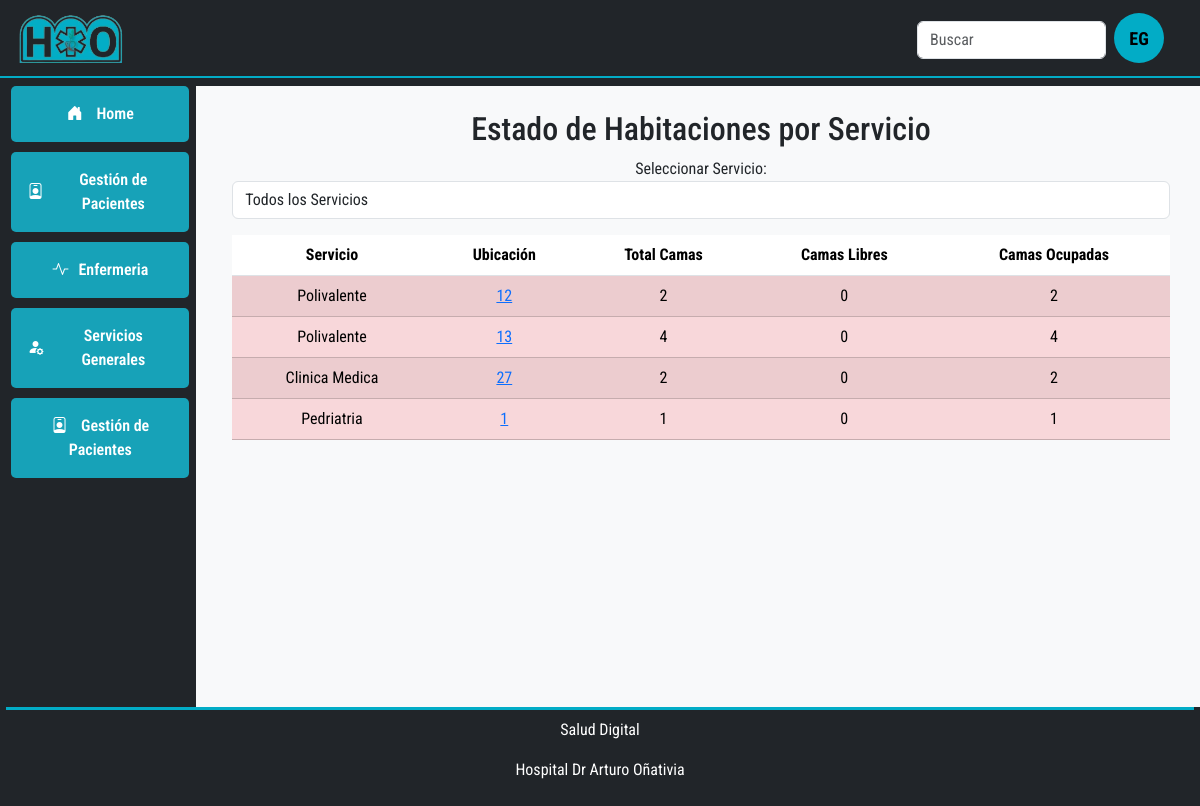
The page /habitaciones-por-servicio/ on the database its author committed.
### gestioncamas/models.py (models this page shows, shortened)
class Servicio(models.Model):
    nombre = models.CharField(max_length=100)
    descripcion = models.TextField()
    color_identificativo = models.CharField(max_length=7)
    orden_visualizacion = models.IntegerField()
    capacidad_total = models.IntegerField()
    nivel_alerta_ocupacion = models.IntegerField()
    activo = models.BooleanField(default=True)
    created_at = models.DateTimeField(auto_now_add=True)
    updated_at = models.DateTimeField(auto_now=True)

class Ubicacion(models.Model):
    TIPO_CHOICES = [("HABITACION", "Habitación"), ("AREA", "Área")]
    servicio = models.ForeignKey(Servicio, on_delete=models.CASCADE)
    nombre = models.CharField(max_length=100)
    tipo = models.CharField(choices=TIPO_CHOICES, max_length=10)
    capacidad = models.IntegerField()
    notas = models.TextField(blank=True)
    activo = models.BooleanField(default=True)
    created_at = models.DateTimeField(auto_now_add=True)
    updated_at = models.DateTimeField(auto_now=True)

### gestioncamas/views.py (the view)
def habitaciones_por_servicio(request):
    servicios = Servicio.objects.all()
    data = []
    for servicio in servicios:
        ubicaciones = (
            servicio.ubicacion_set.all()
        )  # Obtener todas las ubicaciones asociadas al servicio
        for ubicacion in ubicaciones:
            camas = ubicacion.cama_set.all()  # Obtener todas las camas de la ubicación
            total_camas = camas.count()
            camas_libres = camas.filter(estado="LIBRE").count()
            camas_ocupadas = total_camas - camas_libres
            if camas_libres > 0:
                color = "green"  # Hay camas libres
            else:
                color = "red"  # Todas las camas están ocupadas
            data.append(
                {
                    "servicio": servicio,
                    "ubicacion": ubicacion,
                    "total_camas": total_camas,
                    "camas_libres": camas_libres,
                    "camas_ocupadas": camas_ocupadas,
                    "color": color,
                }
            )
    return render(
        request,
        "gestioncamas/habitaciones_por_servicio.html",
        {"data": data, "servicios": servicios},
    )

### gestioncamas/templates/gestioncamas/habitaciones_por_servicio.html (shortened to what this page needs)
{% extends 'base.html' %}  {% block main_content %}
<div class="container">
  <h2>Estado de Habitaciones por Servicio</h2>
  <div class="form-group">
    <label for="servicio">Seleccionar Servicio:</label>
    <select name="servicio" id="servicio" class="form-control">
      <option value="">Todos los Servicios</option>
    </select>
  </div>
  <table class="table table-striped mt-3" id="estado-habitaciones">
    <thead>
      <tr>
        <th>Servicio</th>
        <th>Ubicación</th>
        <th>Total Camas</th>
        <th>Camas Libres</th>
        <th>Camas Ocupadas</th>
      </tr>
    </thead>
    <tbody>
      {% for item in data %}
      <tr
        class="fila-servicio {% if item.camas_libres == 0 %} table-danger {% elif item.camas_libres > 0 %} table-success {% else %} table-warning {% endif %}"
        data-servicio-id="{{ item.servicio.id }}"
      >
        <td>{{ item.servicio.nombre }}</td>
        <td>
          <a href="{% url 'ubicacion_detalle' item.ubicacion.id %}"
            >{{ item.ubicacion.nombre }}</a
          >
        </td>
        <td>{{ item.total_camas }}</td>
        <td>{{ item.camas_libres }}</td>
        <td>{{ item.camas_ocupadas }}</td>
      </tr>
      {% endfor %}
    </tbody>
  </table>
</div>
{% endblock %}

### static/css/style.css (style rules this page uses)
html, body { height: 100%; margin: 0.2rem; font-family: "Roboto Condensed", sans-serif; }
body { display: flex; flex-direction: column; }

### rows shown on the page
Servicio: servicio.nombre "Polivalente", ubicacion.nombre "12", total_camas "2", camas_libres "0", camas_ocupadas "2", ubicacion.nombre "13", total_camas "4", camas_ocupadas "4"
Servicio: servicio.nombre "Clinica Medica", ubicacion.nombre "27", total_camas "2", camas_libres "0", camas_ocupadas "2"
Servicio: servicio.nombre "Pedriatria", ubicacion.nombre "1", total_camas "1", camas_libres "0", camas_ocupadas "1"
